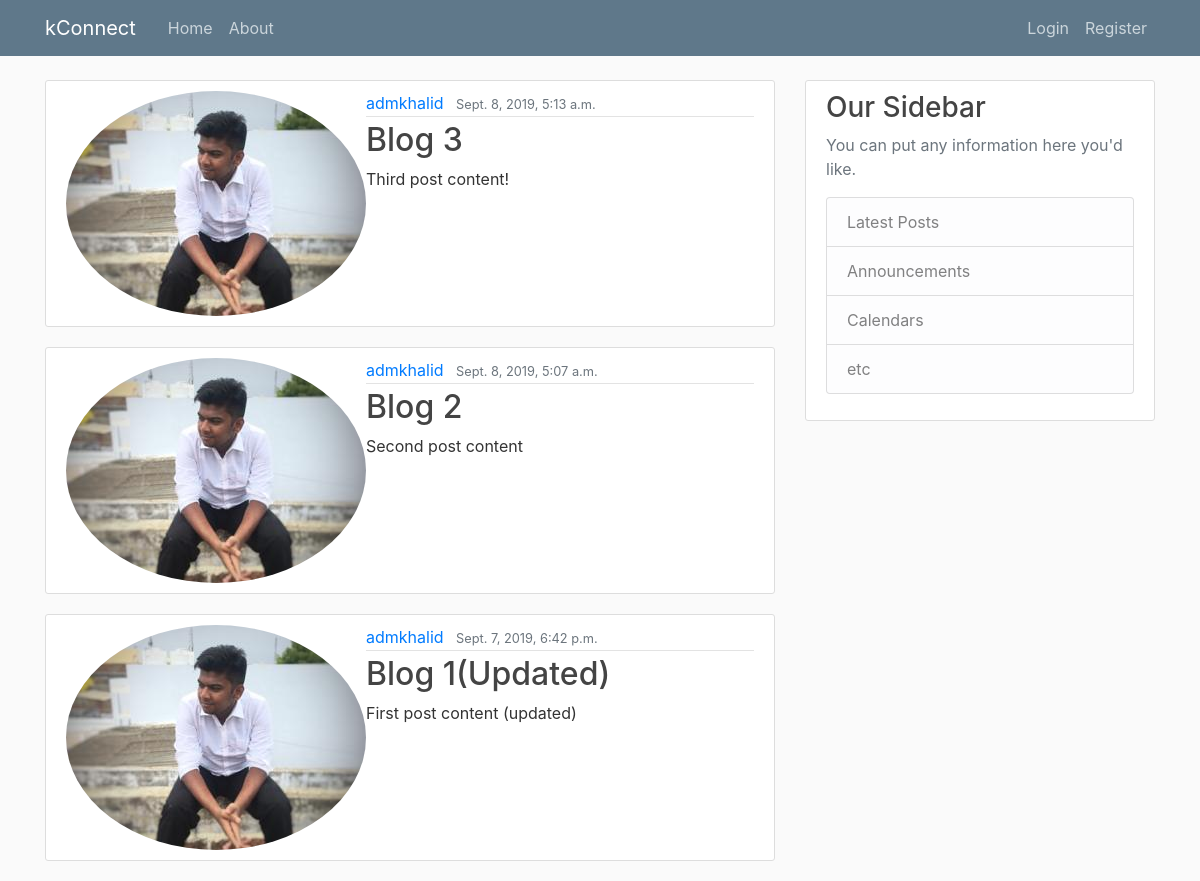
Before: / with the older database file.
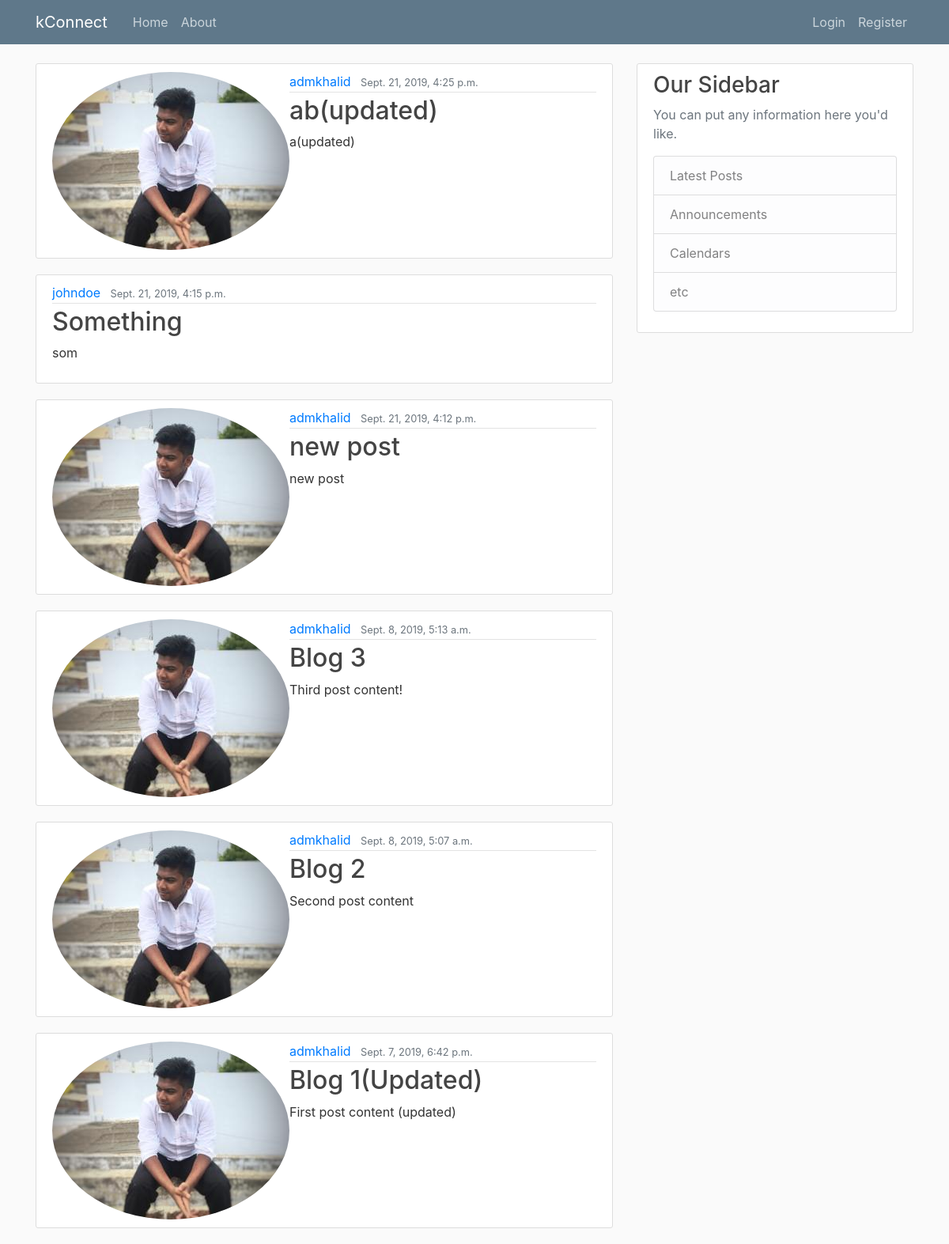
After: the same page with the newer database file.
### blog/models.py (models this page shows, shortened)
class Post(models.Model):
    title = models.CharField(max_length = 100)
    content = models.TextField()
    date_posted = models.DateTimeField(default=timezone.now) #now is a function. don't include the paranthesis, otherwise it'll execute.
    author = models.ForeignKey(User, on_delete = models.CASCADE) #on_delete = models.CASCADE deletes the post of the user is deleted

### users/models.py (models this page shows, shortened)
class Profile(models.Model):
    user = models.OneToOneField(User, on_delete = models.CASCADE)
    image = models.ImageField(default = 'default.jpg', upload_to = 'profile_pics')

### blog/views.py (the view)
# urls.py: path('', PostListView.as_view(), name='blog-home'),
class PostListView(ListView):
    model = Post
    template_name = 'blog/home.html' #<app>/model_<viewtype.html>
    context_object_name = 'posts'
    ordering = ['-date_posted']

### blog/templates/blog/home.html
{% extends "blog/base.html" %}
{% block content %}
    {% for post in posts %}
        <article class="media content-section">
            <img src="{{post.author.profile.image.path}}" alt="" class="rounded-circle article-image">
            <div class="media-body">
                <div class="article-metadata">
                    <a class="mr-2" href="#">{{ post.author }}</a>
                    <small class="text-muted">{{ post.date_posted }}</small>
                </div>
                <h2><a class="article-title" href="{% url 'post-detail' post.id %}">{{ post.title }}</a></h2>
                <p class="article-content">{{ post.content }}</p>
            </div>
        </article>
    {% endfor %}
{% endblock %}

### blog/templates/blog/base.html (shortened to what this page needs)
{% load static %}
<!DOCTYPE html>
<html lang="en">
  <head>
    <link
      rel="stylesheet"
      href="https://maxcdn.bootstrapcdn.com/bootstrap/4.0.0/css/bootstrap.min.css"
    />
    <link rel="stylesheet" href="{% static 'blog/main.css' %}">
  </head>
  <body>
    <header class="site-header">
      <nav class="navbar navbar-expand-md navbar-dark bg-steel fixed-top">
        <div class="container">
          <a class="navbar-brand mr-4" href=" {% url 'blog-home' %} ">kConnect</a>
          <div class="collapse navbar-collapse" id="navbarToggle">
            <div class="navbar-nav mr-auto">
              <a class="nav-item nav-link" href="{% url 'blog-home' %}">Home</a>
              <a class="nav-item nav-link" href="{% url 'blog-about' %}">About</a>
            </div>
            <div class="navbar-nav">
              {% if user.is_authenticated %}
                <a class="nav-item nav-link" href=" {% url 'profile'  %} ">{{user.username}}</a>
                <a class="nav-item nav-link" href=" {% url 'logout'  %} ">Logout</a>
              {% else %}
                <a class="nav-item nav-link" href=" {% url 'login'  %} ">Login</a>
                <a class="nav-item nav-link" href=" {% url 'register' %} ">Register</a>
              {% endif %}
            </div>
          </div>
        </div>
      </nav>
    </header>
    <main role="main" class="container">
        <div class="row">
            <div class="col-md-8">
            {% block content %}{% endblock %}
            </div>
            <div class="col-md-4">
            <div class="content-section">
                <h3>Our Sidebar</h3>
                <p class='text-muted'>You can put any information here you'd like.
                <ul class="list-group">
                    <li class="list-group-item list-group-item-light">Latest Posts</li>
                    <li class="list-group-item list-group-item-light">Announcements</li>
                    <li class="list-group-item list-group-item-light">Calendars</li>
                    <li class="list-group-item list-group-item-light">etc</li>
                </ul>
                </p>
            </div>
            </div>
        </div>
    </main>
  </body>
</html>

### blog/static/blog/main.css (style rules this page uses)
body { background: #fafafa; color: #333333; margin-top: 5rem; }
h1, h2, h3, h4, h5, h6 { color: #444444; }
ul { margin: 0; }
.bg-steel { background-color: #5f788a; }
.site-header .navbar-nav .nav-link { color: #cbd5db; }
.content-section { background: #ffffff; padding: 10px 20px; border: 1px solid #dddddd; border-radius: 3px; margin-bottom: 20px; }
.article-title { color: #444444; }
.article-content { white-space: pre-line; }
.article-metadata { padding-bottom: 1px; margin-bottom: 4px; border-bottom: 1px solid #e3e3e3 }

Changed rows visible on the page:
added Post: author.profile.image.path (picture), author "admkhalid", date_posted "Sept. 21, 2019, 4:25 p.m.", title "ab(updated)", content "a(updated)"
added Post: author "johndoe", date_posted "Sept. 21, 2019, 4:15 p.m.", title "Something", content "som"
added Post: author.profile.image.path (picture), author "admkhalid", date_posted "Sept. 21, 2019, 4:12 p.m.", title "new post", content "new post"
